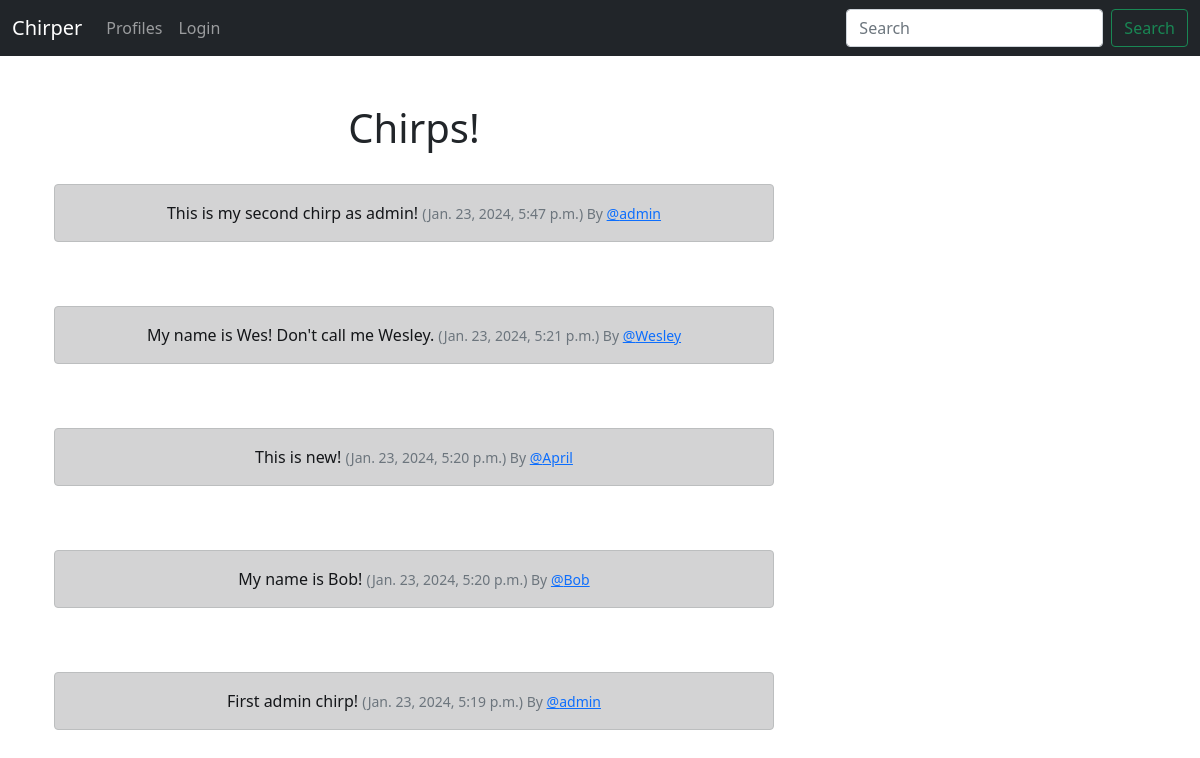
The app's page /, older data.
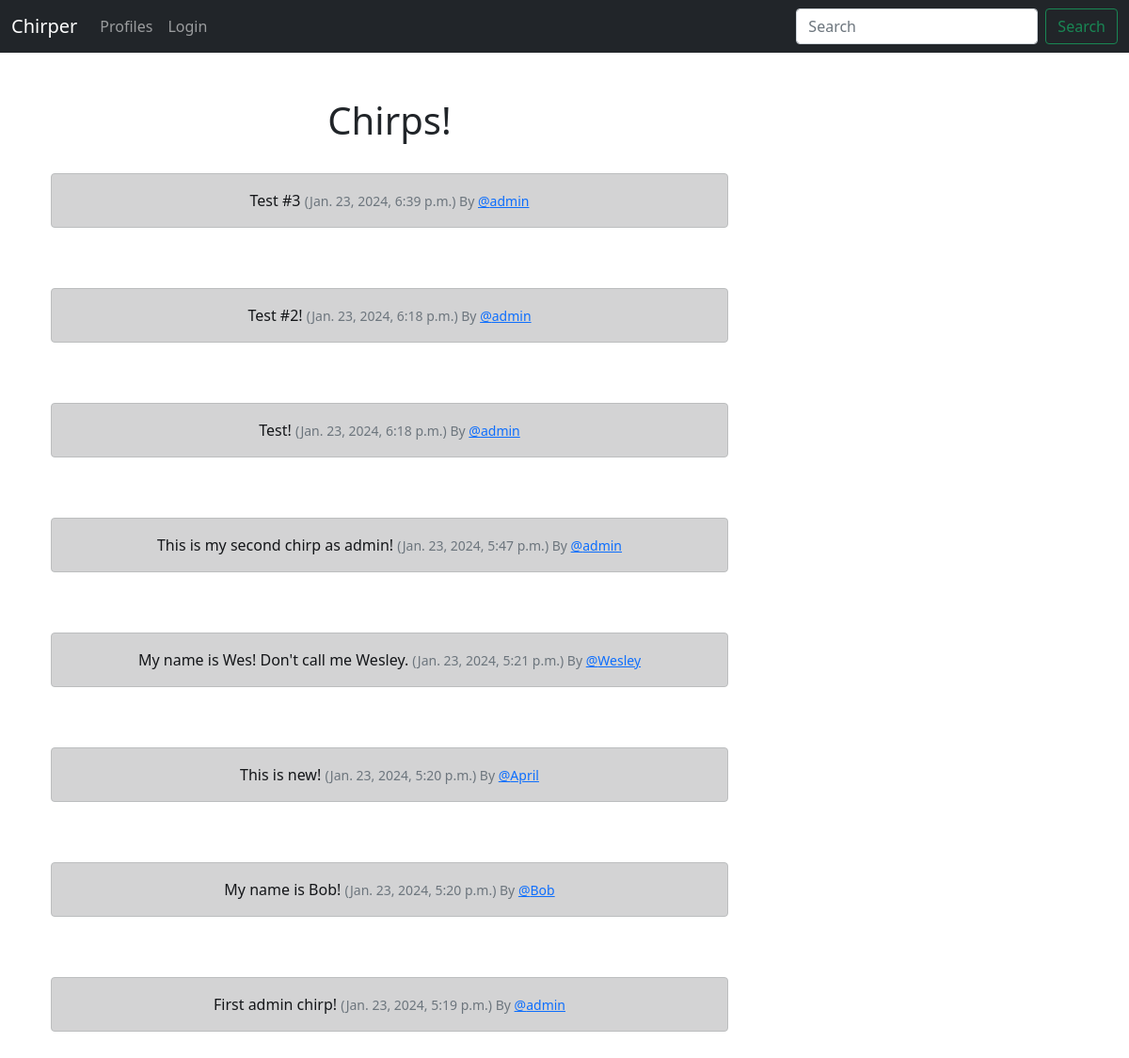
The same page, newer data.
### Chirper/models.py (models this page shows, shortened)
class Chirp(models.Model):
    user = models.ForeignKey(
        User, related_name="chirps",
        on_delete = models.DO_NOTHING
    )
    body = models.CharField(max_length=200)
    created_at = models.DateTimeField(auto_now_add=True)

### Chirper/views.py (the view)
# urls.py: path('', views.home, name="home"),
def home(request):
    if request.user.is_authenticated:
        form = ChirpForm(request.POST or None)
        if request.method == "POST":
            if form.is_valid():
                chirp = form.save(commit=False)
                chirp.user = request.user
                chirp.save()
                messages.success(request, ("Your chirp has been posted!"))
                return redirect('home')
        chirps = Chirp.objects.all().order_by("-created_at")
        return render(request, 'home.html', { "chirps":chirps, "form":form })
    else:
        chirps = Chirp.objects.all().order_by("-created_at")
        return render(request, 'home.html', { "chirps":chirps })

### Chirper/templates/home.html (shortened to what this page needs)
{% extends 'base.html' %}
{% block content %}
    <div class="container text-center">
        <div class="row">
            <div class="col-8">
                <br><h1>Chirps!</h1>
                {% for chirp in chirps %}
                    <br>
                    <div class="alert alert-dark" role="alert">
                        {{ chirp.body }}
                        <small class="text-muted">
                            ({{ chirp.created_at }}) By <a href="{% url 'profile' chirp.user.id %}">@{{ chirp.user.username }}</a>
                        </small>
                    </div>
                    <br>
                {% endfor %}
            </div>
            <div class="col-4"><br><br><br><br>
            </div>
        </div>
    </div>
{% endblock %}

Row changes from the older to the newer data that the page shows:
added Chirp: body "Test #3", created_at "Jan. 23, 2024, 6:39 p.m.", user.username "admin"
added Chirp: body "Test #2!", created_at "Jan. 23, 2024, 6:18 p.m.", user.username "admin"
added Chirp: body "Test!", created_at "Jan. 23, 2024, 6:18 p.m.", user.username "admin"
